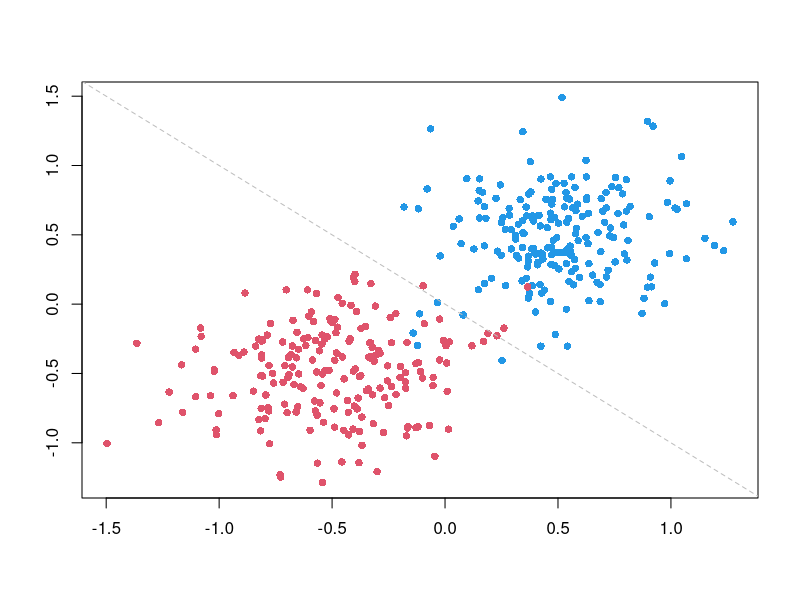
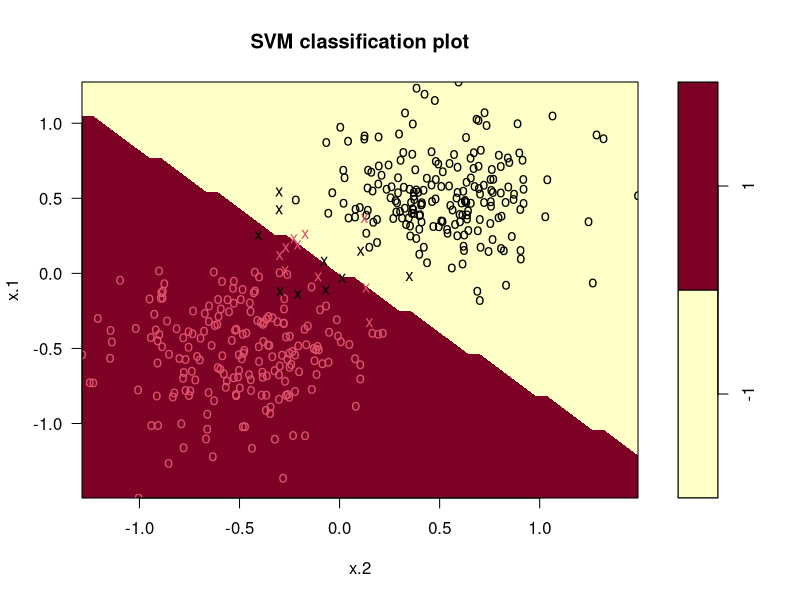
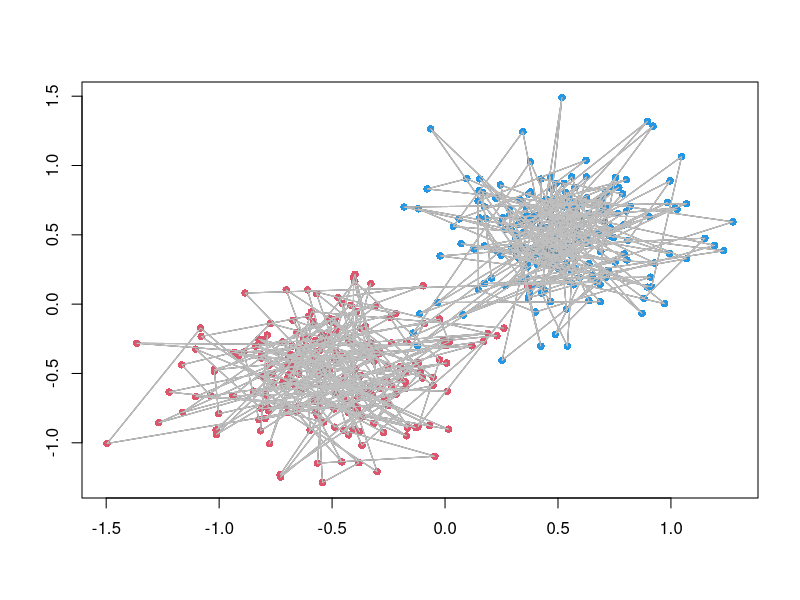
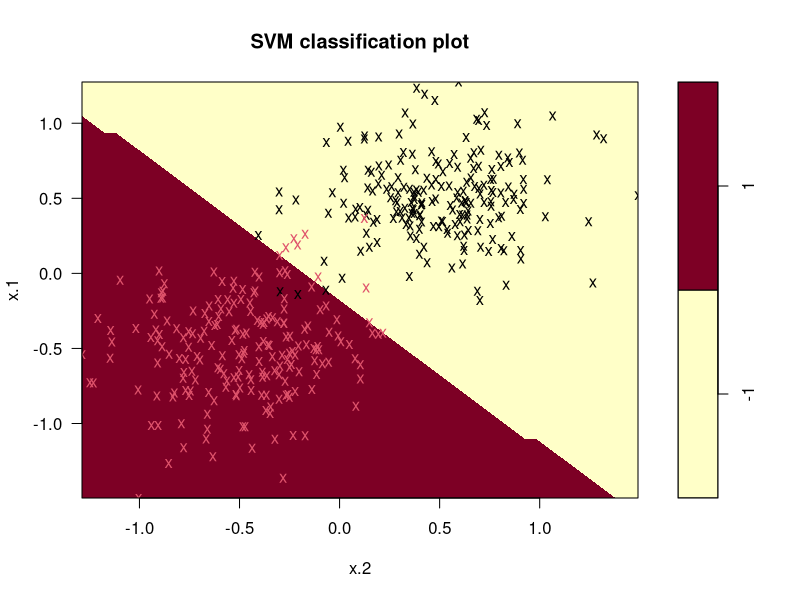
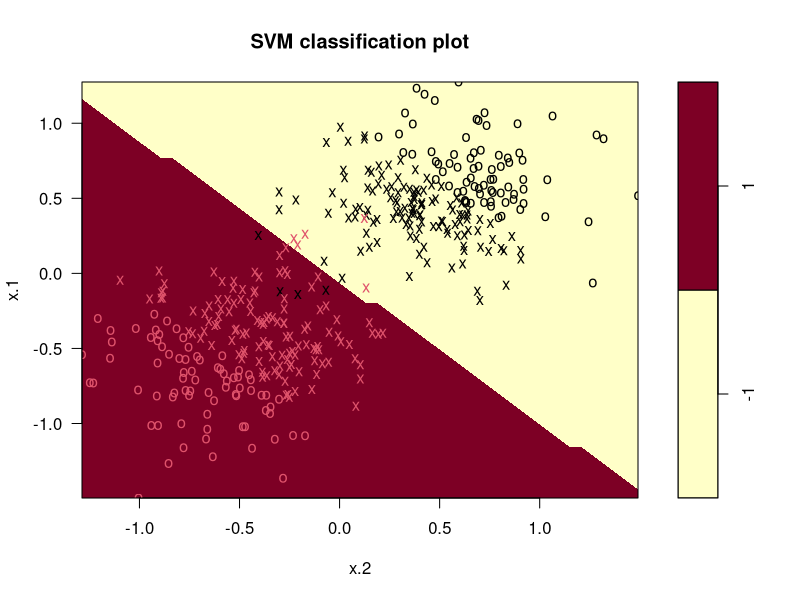
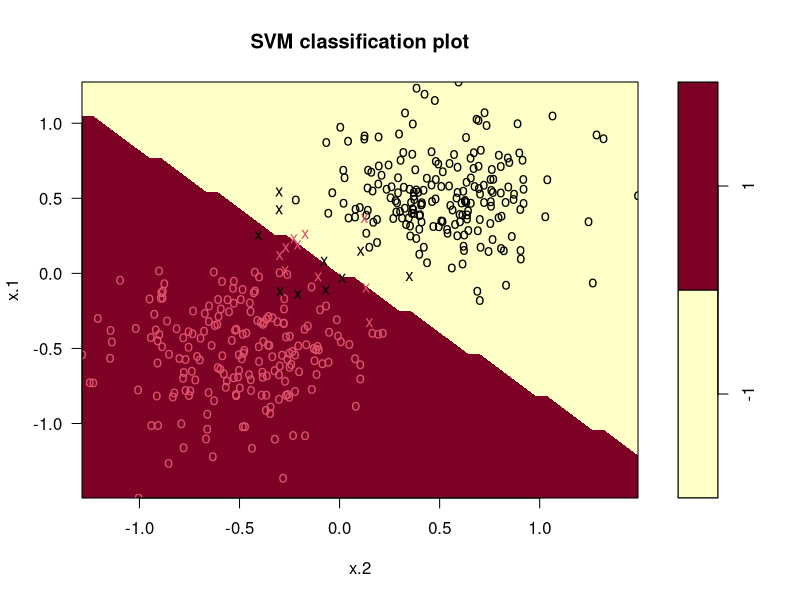

Write the R code that produced these figures, in order.
# Julia Andronowitz
# Classification Methods Using Support Vector Machines
# Support Vector Classifier


# loading svm library (run first line if not installed)
# install.packages("e1071")
library(e1071)

# defining the hyperplane function
hyperplane <- function(P,data,x,z=0) {
  alphas <- -1*P$coefs
  svs <- data[P$index,]
  c <- P$rho - z
  a <- sum(t(alphas)*data[P$index,][1])
  b <- sum(t(alphas)*data[P$index,][2])
  (-c-a*x)/b
  cat(a,b,c)
}

# setting initial number of observations in each set
n <- 200

# calculating x-variable using two randomly generated sets with overlap
set.seed(100)
svcdatax1 <- matrix(rnorm(n*2, 0.5,0.3), ncol=2)
svcdatax2 <- matrix(rnorm(n*2,-0.5,0.3), ncol=2)
svcdatax <- rbind(svcdatax1,svcdatax2)

# assigning labels to both classes
svcdatay <- c(rep(-1,n), rep(1,n))

# plotting the data
plot(svcdatax, col=(3-svcdatay),xlab="",ylab="",pch=16)

# adding line to visualize a hyperplane
abline(0,-1,col="gray",lty="dashed")

# creating data frame 
svcdata <- data.frame (x = svcdatax, y = factor(svcdatay))

# computing svm function
svmfit <- svm (y~., data = svcdata , kernel="linear", cost = 1000, scale = FALSE)

# looking at statistics
summary(svmfit)
svmfit$index
svmfit$rho
svmfit$coefs

# plotting svm function graph
plot(svmfit,svcdata)

# calculating the hyperplane and supporting hyperplanes
plt0 <- hyperplane(svmfit,svcdata,svcdatax,0)
plt1 <- hyperplane(svmfit,svcdata,svcdatax,1)
plt2 <- hyperplane(svmfit,svcdata,svcdatax,-1)

#FIX*****
# plotting the data with hyperplanes
plot(svcdatax,col=(3-svcdatay),xlab="",ylab="",pch=16)
lines(svcdatax,plt0,col='black')
lines(svcdatax,plt1,col='gray')
lines(svcdatax,plt2,col='gray')

# using cost of 1
svmfit1 <- svm (y~., data = svcdata , kernel="linear", cost = 0.001, scale = FALSE)
summary(svmfit1)
  # results in 36 support vectors
plot(svmfit1,svcdata)


# using cost of 100
svmfit100 <- svm (y~., data = svcdata , kernel="linear", cost = 100, scale = FALSE)
summary(svmfit100)
  # results in 21 support vectors

# using cost of 1000
svmfit1000 <- svm (y~., data = svcdata , kernel="linear", cost = 1000, scale = FALSE)
summary(svmfit1000)
  # results in 20 support vectors

# using cost of 10000
svmfit10000 <- svm (y~., data = svcdata , kernel="linear", cost = 10000, scale = FALSE)
summary(svmfit10000)
  # results in 20 support vectors

#calculating sum of slack variables
sum(1 - svcdata[svmfit$index,]$x.1*svmfit$coefs + svmfit$rho)
sum(1 - svcdata[svmfit100$index,]$x.1*svmfit100$coefs + svmfit100$rho)
sum(1 - svcdata[svmfit1000$index,]$x.1*svmfit1000$coefs + svmfit1000$rho)
sum(1 - svcdata[svmfit10000$index,]$x.1*svmfit10000$coefs + svmfit10000$rho)

# get a,b,c values
hyperplane(svmfit1,svcdata,svcdatax)
hyperplane(svmfit100,svcdata,svcdatax)
hyperplane(svmfit1000,svcdata,svcdatax)
hyperplane(svmfit10000,svcdata,svcdatax)

# tune the function to find the best model with various costs
tune <- tune(svm,y~.,data=svcdata, 
             ranges = list(cost = 2^(-2:10)), tunecontrol = tune.control(sampling = "fix"))

tune$best.parameters
  # we see a cost of 0.25 gives the best model
tune$best.performance
  # this is the model error

# final svc model
svmfit <- svm (y~., data = svcdata , kernel="linear", cost = 0.01, scale = FALSE)
plot(svmfit,svcdata)
summary((svmfit))
help(svm)
hyperplane(svmfit,svcdata,svcdatax)
hyperplane(svmfit1000,svcdata,svcdatax)
plot(svmfit1000,svcdata)
